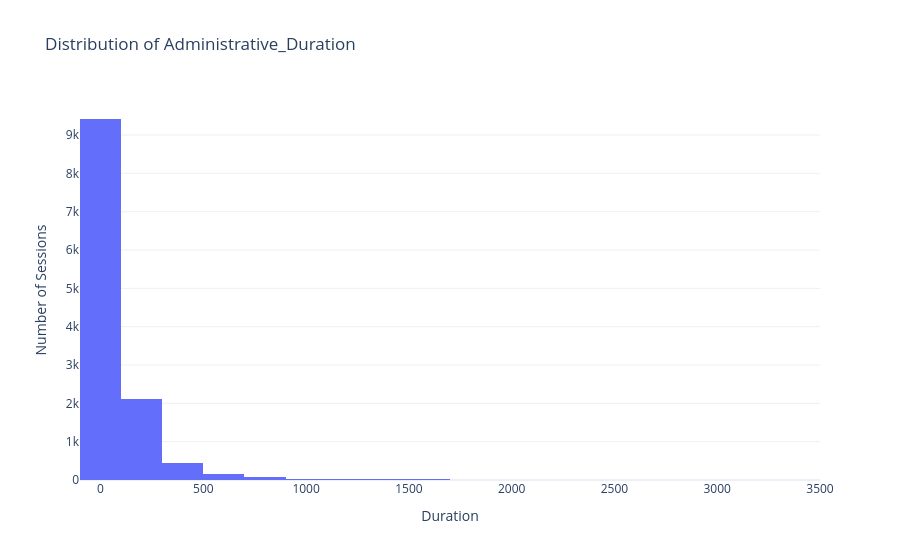
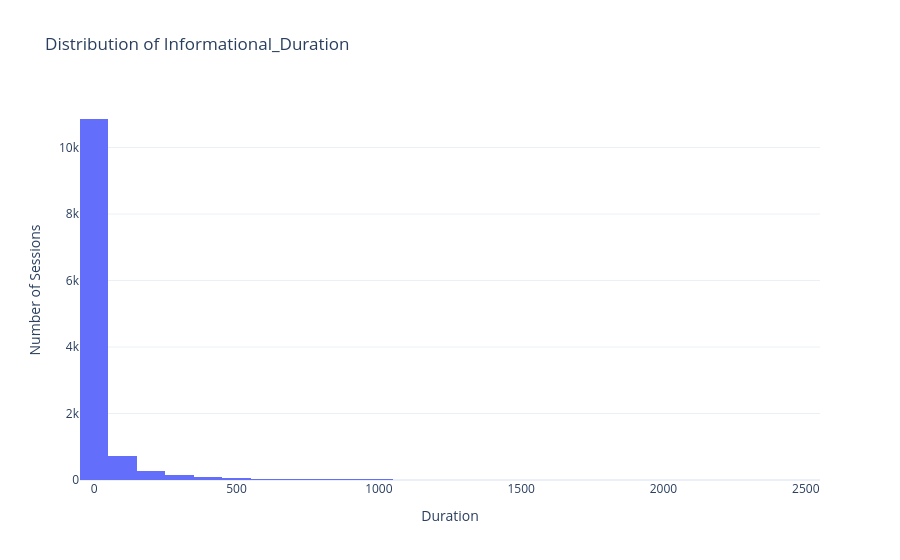
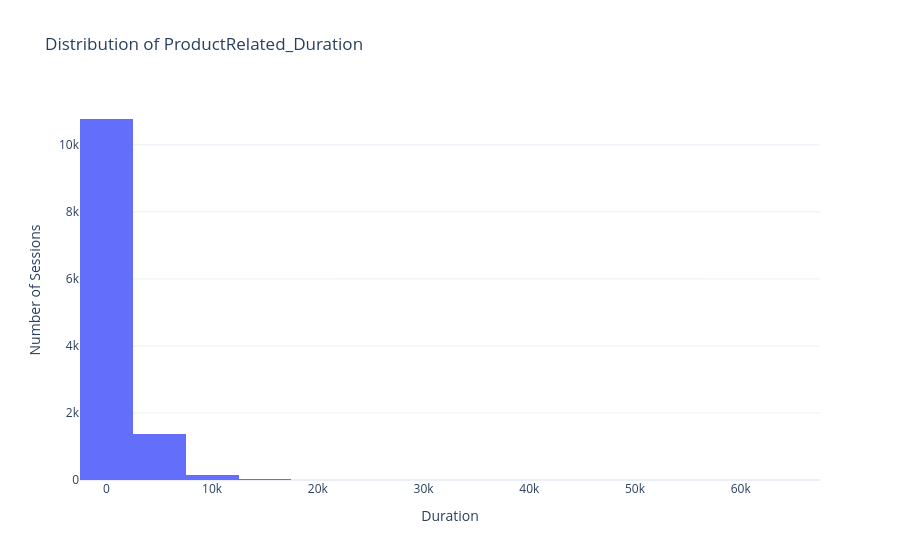

Source (notebook cell) for these figures, in order:
### Code cell
#### Distribution of Page Category Durations

duration_columns = [
    'Administrative_Duration',
    'Informational_Duration',
    'ProductRelated_Duration'
]

for col in duration_columns:

    fig = px.histogram(
        df,
        x=col,
        nbins=30,
        title=f'Distribution of {col}',
        labels={
            col: 'Duration',
            'count': 'Number of Sessions'
        }
    )

    fig.update_layout(
        template='plotly_white',
        xaxis_title='Duration',
        yaxis_title='Number of Sessions'
    )

    fig.show()

### Figure 1 — Plotly figure (JSON) as saved in the notebook; plotly's stock layout.template omitted (floating-point values rounded to 4 significant figures; data arrays with more than 128 entries replaced by an {"elided": "..."} marker saying what was removed)
{"data": [{"bingroup": "x", "hovertemplate": "Duration=%{x}<br>count=%{y}<extra></extra>", "legendgroup": "", "marker": {"color": "#636efa", "pattern": {"shape": ""}}, "name": "", "nbinsx": 30, "orientation": "v", "showlegend": false, "type": "histogram", "x": {"elided": "12330 float values"}, "xaxis": "x", "yaxis": "y"}], "layout": {"barmode": "relative", "legend": {"tracegroupgap": 0}, "title": {"text": "Distribution of Administrative_Duration"}, "xaxis": {"anchor": "y", "domain": [0, 1], "title": {"text": "Duration"}}, "yaxis": {"anchor": "x", "domain": [0, 1], "title": {"text": "Number of Sessions"}}}}

### Figure 2 — Plotly figure (JSON) as saved in the notebook; plotly's stock layout.template omitted (floating-point values rounded to 4 significant figures; data arrays with more than 128 entries replaced by an {"elided": "..."} marker saying what was removed)
{"data": [{"bingroup": "x", "hovertemplate": "Duration=%{x}<br>count=%{y}<extra></extra>", "legendgroup": "", "marker": {"color": "#636efa", "pattern": {"shape": ""}}, "name": "", "nbinsx": 30, "orientation": "v", "showlegend": false, "type": "histogram", "x": {"elided": "12330 float values"}, "xaxis": "x", "yaxis": "y"}], "layout": {"barmode": "relative", "legend": {"tracegroupgap": 0}, "title": {"text": "Distribution of Informational_Duration"}, "xaxis": {"anchor": "y", "domain": [0, 1], "title": {"text": "Duration"}}, "yaxis": {"anchor": "x", "domain": [0, 1], "title": {"text": "Number of Sessions"}}}}

### Figure 3 — Plotly figure (JSON) as saved in the notebook; plotly's stock layout.template omitted (floating-point values rounded to 4 significant figures; data arrays with more than 128 entries replaced by an {"elided": "..."} marker saying what was removed)
{"data": [{"bingroup": "x", "hovertemplate": "Duration=%{x}<br>count=%{y}<extra></extra>", "legendgroup": "", "marker": {"color": "#636efa", "pattern": {"shape": ""}}, "name": "", "nbinsx": 30, "orientation": "v", "showlegend": false, "type": "histogram", "x": {"elided": "12330 float values"}, "xaxis": "x", "yaxis": "y"}], "layout": {"barmode": "relative", "legend": {"tracegroupgap": 0}, "title": {"text": "Distribution of ProductRelated_Duration"}, "xaxis": {"anchor": "y", "domain": [0, 1], "title": {"text": "Duration"}}, "yaxis": {"anchor": "x", "domain": [0, 1], "title": {"text": "Number of Sessions"}}}}
